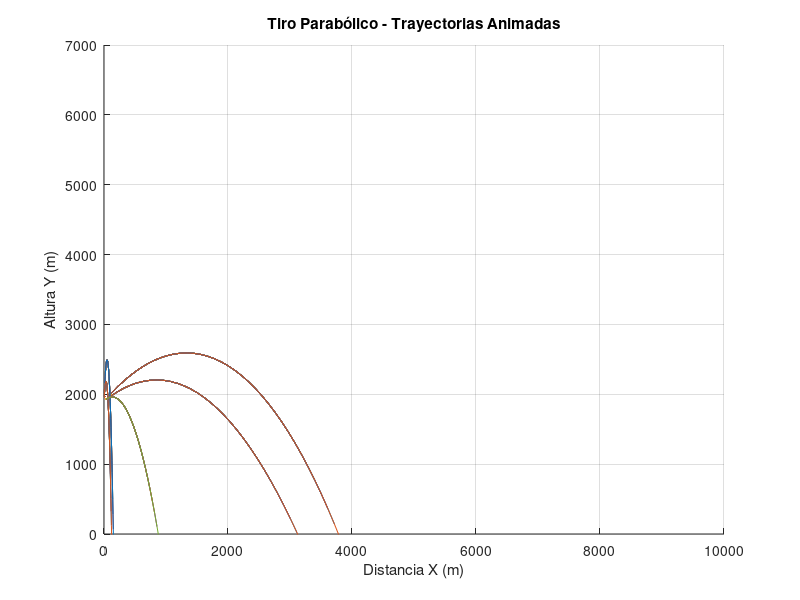

This figure's MATLAB source:
disp("Bienvenido al simulador de proyectiles volcánicos")
flag = true;

% Inicializa listas para almacenar las trayectorias
trayectorias_x = {};
trayectorias_y = {};

% Crear una figura para la animación de todas las trayectorias
figure;
hold on;

count=input("selecciona la cantidad de simulaciones aleatorias: ");
while count>0
    count=count-1;
    flag1 = true;
    flag2 = true;
    flag3 = true;
    masa = 39160;
    g = 9.81;
    
    while(flag1)
        vi = rand()*200;
        if vi >= 0
            flag1 = false;
        else
            disp("Pon una velocidad positiva")
        end
    end

    while(flag2)
        ang = rand()*90;
        if ang >= 0 && ang <= 180
            flag2 = false;
        else
            disp("Pon un ángulo mayor a 0 y menor a 90")
        end
    end
    
    while(flag3)
        cd = rand()*1.2;
        if cd >= 0 && cd <= 1.2
            flag3 = false;
        else
            disp("El coeficiente de arrastre debe ser de 0 a 1.2")
        end
    end

    f_arrastre = (0.5 * 1.2 * vi^2 * 28.27 * cd) * 10^-5;
    altura = 1900;
    dt = 1;

    vel_x = vi * cosd(ang);
    vel_y = vi * sind(ang);
    pos_x = 0;
    pos_y = altura;
    
    % Inicializa listas para almacenar la trayectoria actual
    trayectoria_x_actual = [];
    trayectoria_y_actual = [];
    
    while pos_y >= 0
        % Actualizar las posiciones
        pos_x = pos_x + vel_x * dt;
        vel_x = vel_x - (f_arrastre * vel_x^2 * dt) / masa;
        
        pos_y = pos_y + vel_y * dt;
        vel_y = vel_y - (masa * g + f_arrastre * vel_y^2) * dt / masa;
        
        % Agregar las posiciones actuales a la trayectoria actual
        trayectoria_x_actual = [trayectoria_x_actual, pos_x];
        trayectoria_y_actual = [trayectoria_y_actual, pos_y];
        
        % Dibujar la trayectoria actual con animación
        plot(trayectoria_x_actual, trayectoria_y_actual);
        xlim([0, 10000]); % Ajusta los límites del gráfico según sea necesario
        ylim([0, 7000]);
        xlabel('Distancia X (m)');
        ylabel('Altura Y (m)');
        title('Tiro Parabólico - Trayectorias Animadas');
        grid on;
        drawnow; % Actualiza la figura en cada iteración
    end
    
    % Almacenar la trayectoria actual en las listas de trayectorias
    trayectorias_x{end + 1} = trayectoria_x_actual;
    trayectorias_y{end + 1} = trayectoria_y_actual;
    
    % Pregunta al usuario si desea simular otra erupción
end